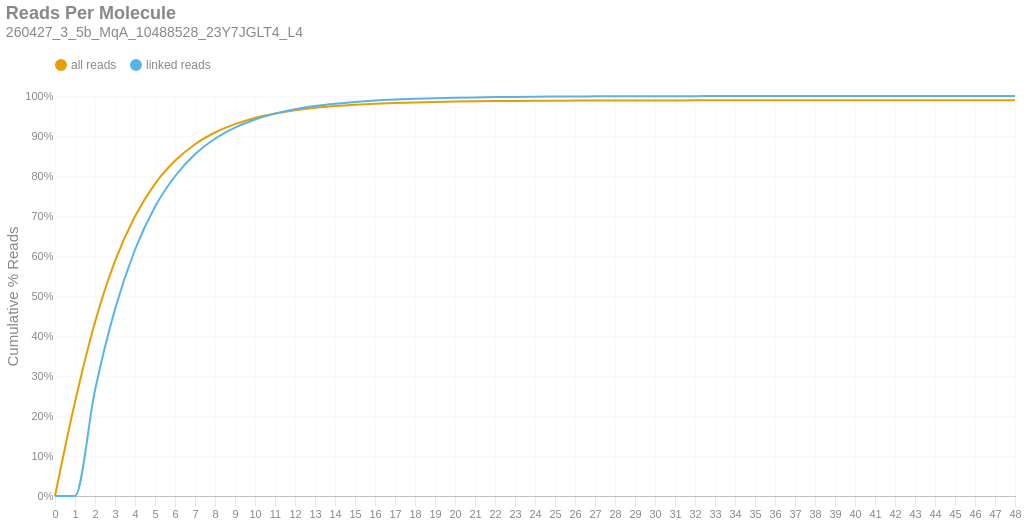

Notebook cell for this chart:
### Markdown cell above
### Reads per Molecule
This chart shows the cumulative distribution of the number of reads per linked molecule. That is, how many alignments are associated with a unique molecule. This excludes the number of reads associated with invalid or absent linked-read barcodes. The `linked` histogram is the percentages recalculated when disregarding singletons.

### Code cell
if SKIPLR:
    print_html(f"Skipped")
else:
    counts = np.bincount(valids['reads'].cast(pl.Int64).to_numpy())
    weighted = counts * np.arange(len(counts))
    all_perc = weighted / n_reads
    linked_perc = weighted / n_linked_reads
    linked_perc[1] = 0
    binned_df = pl.DataFrame({
        'readsper': list(range(len(counts))),
        'all reads (cumsum)': np.cumsum(all_perc).tolist(),
        'linked reads (cumsum)': np.cumsum(linked_perc).tolist(),
    })

    with SafeRender(binned_df):
        (
            density_plot(binned_df, 'Reads Per Molecule', samplename, 'readspmol')
            .encode(
                x=alt.X('readsper:O', title=None).axis(labelAngle=0).scale(padding=0),
                y=alt.Y('value:Q', title='Cumulative % Reads').axis(format='%').stack(False),
                color=alt.Color("key:N").scale(domain=["all reads", "linked reads"]),
                tooltip=[
                    alt.Tooltip("key:N", title="Data Type"),
                    alt.Tooltip("readsper:O", title="Reads Per Molecule"),
                    alt.Tooltip("value:Q", format=".2%", title="% Reads (Cum.)")
                ]            
            )
        ).display()

### Figure 1 — Vega-Lite specification as saved in the notebook (floating-point values rounded to 4 significant figures)
{"width": "container", "height": 400, "config": {"title": {"anchor": "start", "dy": -15, "fontSize": 18, "color": "#888888", "subtitleColor": "#888888", "subtitleFontSize": 14}, "arc": {"fill": "#0072B2"}, "axis": {"domainColor": "#888888", "domainWidth": 0.5, "gridWidth": 0.2, "grid": false, "titleFontWeight": 400, "titleFontSize": 15, "labelFontSize": 11, "labelColor": "#888888", "tickColor": "#888888", "tickWidth": 0.2, "titleColor": "#888888"}, "axisBand": {"grid": false}, "axisX": {"grid": true, "tickSize": 10, "domainCap": "round"}, "axisY": {"domain": false, "grid": true, "tickSize": 0, "domainCap": "round"}, "background": "transparent", "header": {"labelFontSize": 15, "labelColor": "#888888", "titleFontSize": 15, "titleFontWeight": 600, "titleColor": "#888888"}, "legend": {"labelFont": "sans-serif", "labelFontSize": 12, "labelColor": "#888888", "symbolSize": 100, "symbolType": "circle", "titleFontSize": 12, "titlePadding": 10, "titleColor": "#888888", "title": null, "orient": "top"}, "range": {"category": ["#E69F00", "#56B4E9", "#009E73", "#F0E442", "#0072B2", "#D55E00", "#CC79A7", "#000000"], "diverging": ["#cfe8f3", "#a2d4ec", "#73bfe2", "#46abdb", "#1696d2", "#12719e"]}, "area": {"fill": "#0072B2", "fillOpacity": 0.7, "line": true, "strokeOpacity": 0.7}, "line": {"color": "#0072B2", "stroke": "#0072B2", "strokeWidth": 2}, "trail": {"color": "#0072B2", "stroke": "#0072B2", "strokeWidth": 0, "size": 1}, "point": {"filled": true, "fillOpacity": 1.0, "size": 95}, "text": {"color": "#888888", "fontSize": 11, "align": "right", "fontWeight": 400, "size": 11}, "bar": {"fill": "#0072B2", "stroke": null}, "view": {"stroke": null, "continuousWidth": 660, "continuousHeight": 400}}, "data": {"name": "data-a6b4c3df0ff2e5883f35345481bf4470"}, "mark": {"type": "line", "interpolate": "monotone", "point": {"opacity": 0, "size": 275}}, "encoding": {"color": {"field": "key", "scale": {"domain": ["all reads", "linked reads"]}, "type": "nominal"}, "tooltip": [{"field": "key", "title": "Data Type", "type": "nominal"}, {"field": "readsper", "title": "Reads Per Molecule", "type": "ordinal"}, {"field": "value", "format": ".2%", "title": "% Reads (Cum.)", "type": "quantitative"}], "x": {"axis": {"labelAngle": 0}, "field": "readsper", "scale": {"padding": 0}, "title": null, "type": "ordinal"}, "y": {"axis": {"format": "%"}, "field": "value", "stack": false, "title": "Cumulative % Reads", "type": "quantitative"}}, "params": [{"name": "param_c36ac31b6afebe62", "select": {"type": "point", "fields": ["key"]}, "bind": "legend"}], "title": {"text": "Reads Per Molecule", "subtitle": "260427_3_5b_MqA_10488528_23Y7JGLT4_L4"}, "transform": [{"fold": ["all reads (cumsum)", "linked reads (cumsum)"]}, {"calculate": "replace(datum.key, ' (cumsum)', '')", "as": "key"}, {"filter": {"param": "param_c36ac31b6afebe62"}}], "usermeta": {"embedOptions": {"downloadFileName": "260427_3_5b_MqA_10488528_23Y7JGLT4_L4.readspmol"}}, "$schema": "https://vega.github.io/schema/vega-lite/v6.4.1.json", "datasets": {"data-a6b4c3df0ff2e5883f35345481bf4470": [{"readsper": 0, "all reads (cumsum)": 0.0, "linked reads (cumsum)": 0.0}, {"readsper": 1, "all reads (cumsum)": 0.2349, "linked reads (cumsum)": 0.0}, {"readsper": 2, "all reads (cumsum)": 0.4343, "linked reads (cumsum)": 0.2643}, {"readsper": 3, "all reads (cumsum)": 0.5872, "linked reads (cumsum)": 0.4669}, {"readsper": 4, "all reads (cumsum)": 0.6993, "linked reads (cumsum)": 0.6156}, {"readsper": 5, "all reads (cumsum)": 0.7804, "linked reads (cumsum)": 0.7231}, {"readsper": 6, "all reads (cumsum)": 0.838, "linked reads (cumsum)": 0.7994}, {"readsper": 7, "all reads (cumsum)": 0.8794, "linked reads (cumsum)": 0.8543}, {"readsper": 8, "all reads (cumsum)": 0.9087, "linked reads (cumsum)": 0.8932}, {"readsper": 9, "all reads (cumsum)": 0.9297, "linked reads (cumsum)": 0.921}, {"readsper": 10, "all reads (cumsum)": 0.9451, "linked reads (cumsum)": 0.9413}, {"readsper": 11, "all reads (cumsum)": 0.9561, "linked reads (cumsum)": 0.956}, {"readsper": 12, "all reads (cumsum)": 0.9643, "linked reads (cumsum)": 0.9668}, {"readsper": 13, "all reads (cumsum)": 0.9703, "linked reads (cumsum)": 0.9749}, {"readsper": 14, "all reads (cumsum)": 0.9748, "linked reads (cumsum)": 0.9807}, {"readsper": 15, "all reads (cumsum)": 0.9782, "linked reads (cumsum)": 0.9852}, {"readsper": 16, "all reads (cumsum)": 0.9807, "linked reads (cumsum)": 0.9886}, {"readsper": 17, "all reads (cumsum)": 0.9825, "linked reads (cumsum)": 0.991}, {"readsper": 18, "all reads (cumsum)": 0.984, "linked reads (cumsum)": 0.9929}, {"readsper": 19, "all reads (cumsum)": 0.9851, "linked reads (cumsum)": 0.9944}, {"readsper": 20, "all reads (cumsum)": 0.986, "linked reads (cumsum)": 0.9956}, {"readsper": 21, "all reads (cumsum)": 0.9867, "linked reads (cumsum)": 0.9965}, {"readsper": 22, "all reads (cumsum)": 0.9873, "linked reads (cumsum)": 0.9973}, {"readsper": 23, "all reads (cumsum)": 0.9877, "linked reads (cumsum)": 0.9978}, {"readsper": 24, "all reads (cumsum)": 0.988, "linked reads (cumsum)": 0.9983}, {"readsper": 25, "all reads (cumsum)": 0.9882, "linked reads (cumsum)": 0.9986}, {"readsper": 26, "all reads (cumsum)": 0.9885, "linked reads (cumsum)": 0.9989}, {"readsper": 27, "all reads (cumsum)": 0.9887, "linked reads (cumsum)": 0.9991}, {"readsper": 28, "all reads (cumsum)": 0.9888, "linked reads (cumsum)": 0.9993}, {"readsper": 29, "all reads (cumsum)": 0.9889, "linked reads (cumsum)": 0.9994}, {"readsper": 30, "all reads (cumsum)": 0.989, "linked reads (cumsum)": 0.9995}, {"readsper": 31, "all reads (cumsum)": 0.989, "linked reads (cumsum)": 0.9996}, {"readsper": 32, "all reads (cumsum)": 0.9891, "linked reads (cumsum)": 0.9997}, {"readsper": 33, "all reads (cumsum)": 0.9891, "linked reads (cumsum)": 0.9997}, {"readsper": 34, "all reads (cumsum)": 0.9892, "linked reads (cumsum)": 0.9998}, {"readsper": 35, "all reads (cumsum)": 0.9892, "linked reads (cumsum)": 0.9998}, {"readsper": 36, "all reads (cumsum)": 0.9892, "linked reads (cumsum)": 0.9998}, {"readsper": 37, "all reads (cumsum)": 0.9892, "linked reads (cumsum)": 0.9999}, {"readsper": 38, "all reads (cumsum)": 0.9892, "linked reads (cumsum)": 0.9999}, {"readsper": 39, "all reads (cumsum)": 0.9893, "linked reads (cumsum)": 0.9999}, {"readsper": 40, "all reads (cumsum)": 0.9893, "linked reads (cumsum)": 0.9999}, {"readsper": 41, "all reads (cumsum)": 0.9893, "linked reads (cumsum)": 1.0}, {"readsper": 42, "all reads (cumsum)": 0.9893, "linked reads (cumsum)": 1.0}, {"readsper": 43, "all reads (cumsum)": 0.9893, "linked reads (cumsum)": 1.0}, {"readsper": 44, "all reads (cumsum)": 0.9893, "linked reads (cumsum)": 1.0}, {"readsper": 45, "all reads (cumsum)": 0.9893, "linked reads (cumsum)": 1.0}, {"readsper": 46, "all reads (cumsum)": 0.9893, "linked reads (cumsum)": 1.0}, {"readsper": 47, "all reads (cumsum)": 0.9893, "linked reads (cumsum)": 1.0}, {"readsper": 48, "all reads (cumsum)": 0.9893, "linked reads (cumsum)": 1.0}]}}
